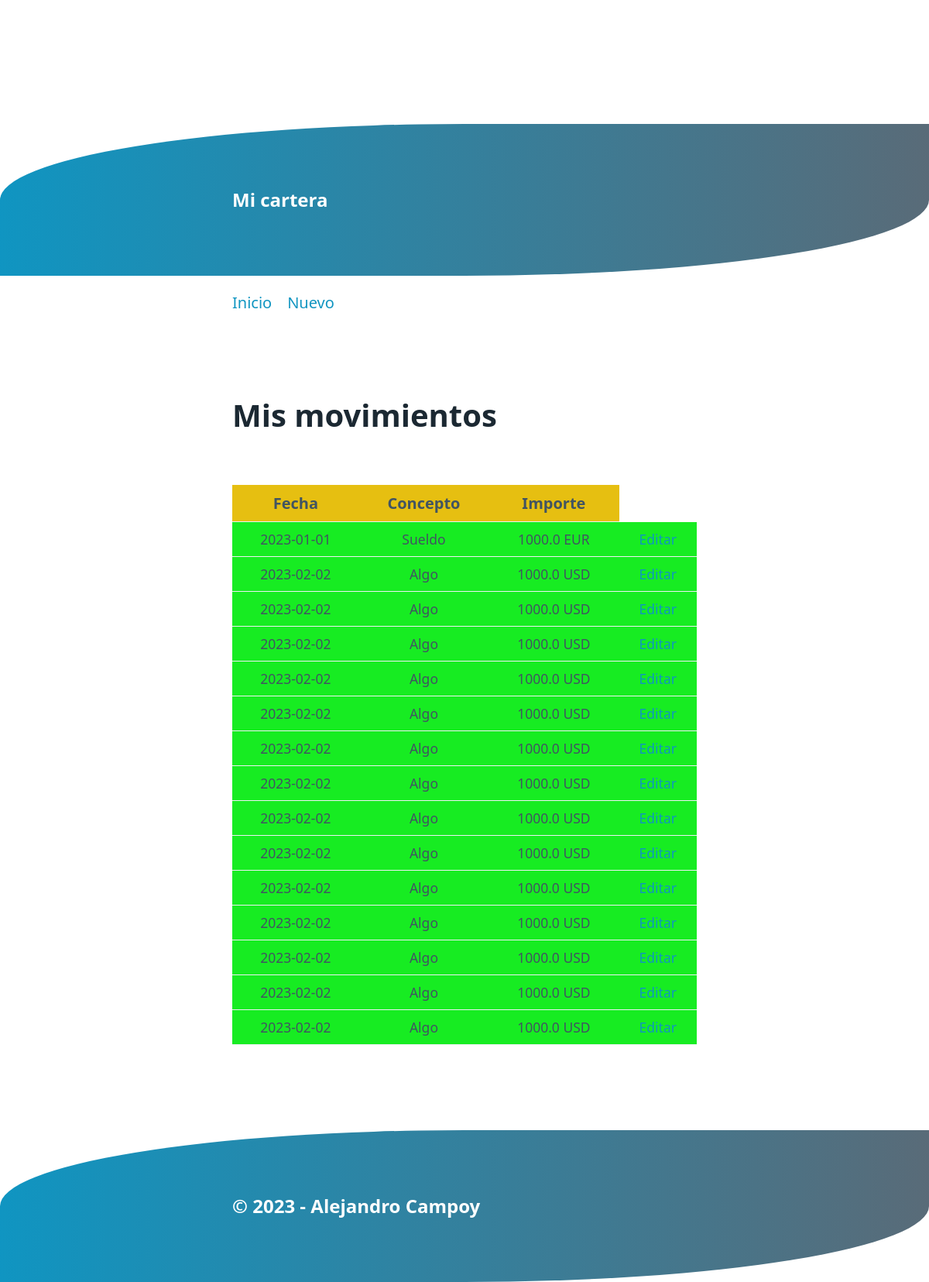
Before: / with the older database file.
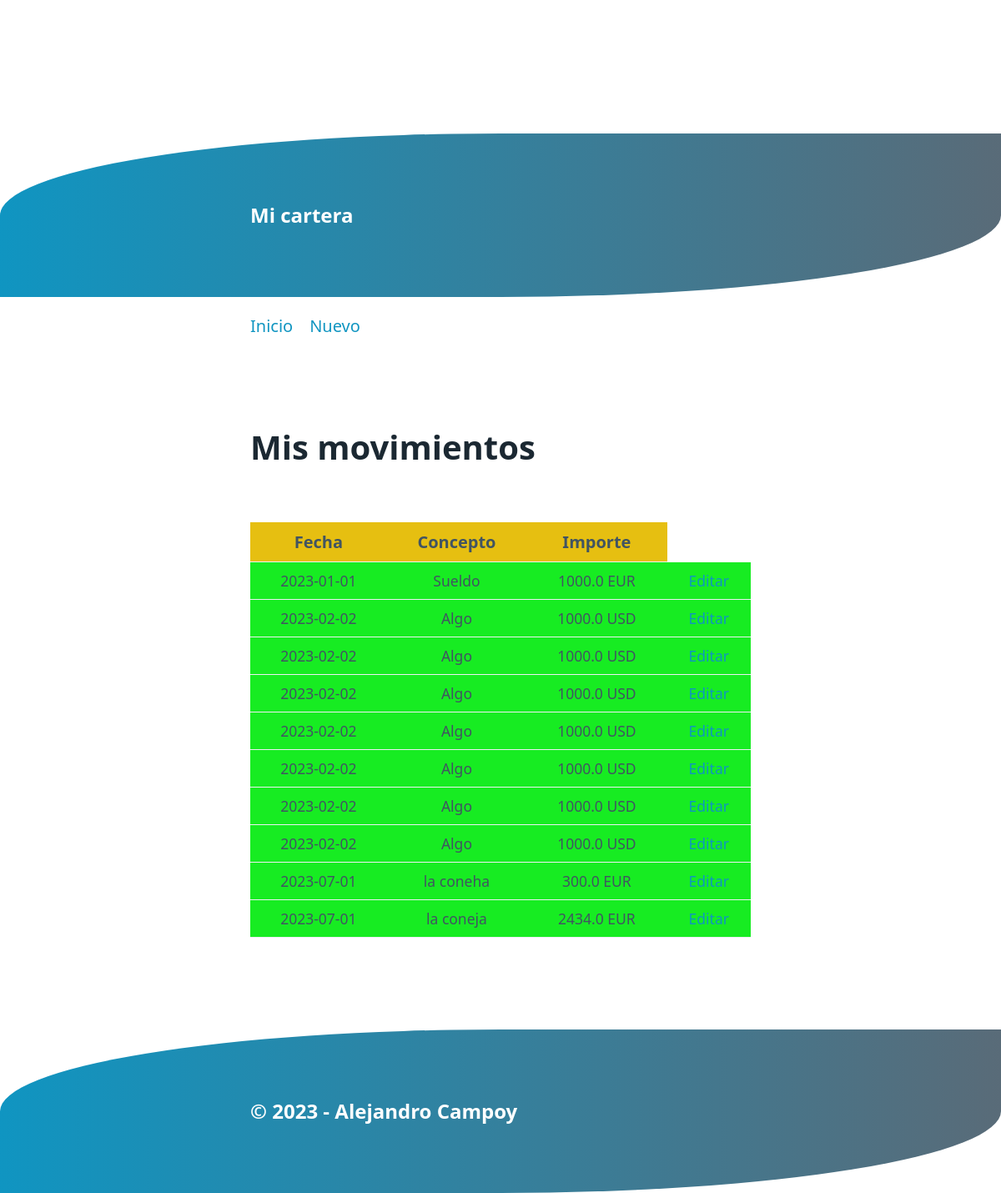
After: the same page with the newer database file.
### tables this page shows
CREATE TABLE "movements" (
	"id"	INTEGER UNIQUE,
	"date"	TEXT NOT NULL,
	"abstract"	INTEGER NOT NULL,
	"amount"	REAL NOT NULL,
	"currency"	TEXT NOT NULL,
	PRIMARY KEY("id" AUTOINCREMENT)
);

### mi_cartera/routes.py (the view)
@app.route("/")
def index():
    try:
        movements = dao.get_all()
        return render_template("index.html", the_movements=movements, title="Todos")
    except ValueError as e:
        flash("Su fichero de datos está corrupto")
        flash(str(e))
        return render_template("index.html", the_movements=[], title="Todos")

### mi_cartera/models.py (called while the page is built)
    @property
    def date(self):
        return self._date

    @date.setter
    def date(self, value):
        self._date = date.fromisoformat(value)
        if self._date > date.today():
            raise ValueError("date must be today or lower")

    @property
    def amount(self):
        return self._amount

    @amount.setter
    def amount(self, value):
        self._amount = float(value)
        if self._amount == 0:
            raise ValueError("amount must be positive or negative")

    @property
    def currency(self):
        return self._currency

    @currency.setter
    def currency(self, value):
        self._currency = value
        if self._currency not in CURRENCIES:
            raise ValueError(f"currency must be in {CURRENCIES}")

    def get_all(self):
        query = """
        SELECT date, abstract, amount, currency, id
            FROM movements;
        """#se puede poner un OORDER by el valor q quieras como date etc
        conn = sqlite3.connect(self.path)
        cur= conn.cursor()
        cur.execute(query)
        res = cur.fetchall()
        lista = []
        for reg in res:
            lista.append(Movement(*reg))
        conn.close()
        return lista

### mi_cartera/templates/index.html
{% extends "base.html" %}
{% block content%}
        <h1>Mis movimientos</h1>
        <table>
            <tr>
                <th>Fecha</th>
                <th>Concepto</th>
                <th>Importe</th>
            </tr>
            {% for movement in the_movements%}
            <tr>
                <td>{{ movement.date }}</td>
                <td>{{ movement.abstract }}</td>
                <td>{{ movement.amount }} {{ movement.currency }}</td>
                <td><a href="/update_movement/{{ movement.id }}">Editar</a></td>
            </tr>
            {% endfor %}
        </table>
{% endblock %}

### mi_cartera/templates/base.html (shortened to what this page needs)
<html lang="en">
    <head>
        <link rel="stylesheet" href="/static/pico.css">
        <link rel="stylesheet" href="/static/style.css">
        <main class="container"></main>
    </head>
<body>
    <header>
        <p class="container">Mi cartera</p>
    </header>
    <nav class="container">
        <ul>
            <li><a href="/">Inicio</a></li>
            <li><a href="/new_movement">Nuevo</a></li>
        </ul>
    </nav>
    <main class="container">
        {% block content %}{% endblock %}
    </main>
    <footer>
        <p class="container">&copy; 2023 - Alejandro Campoy</p>
    </footer>
</body>
</html>

### mi_cartera/static/style.css (style rules this page uses)
header, footer { background: linear-gradient(to right, var(--primary) 0%, var(--secondary) 100%); border-top-left-radius: 50%; border-bottom-right-radius: 50%; margin-left: auto; margin-right: auto; max-width: 1200px; }
body { margin-top: 0px; margin-bottom: 0px; }
header p, footer p { color: white; font-weight: bold; font-size: 1.2em; }
table { width: 100%; border-collapse: collapse; }
th, td { padding: 10px; text-align: center; }
th { background-color: #e6bf11; font-weight: bold; }
tr { background-color: #17ec22; }
.container { max-width: 600px; margin: 0 auto; }

Changed rows visible on the page:
removed movements: date "2023-02-02", abstract "Algo", amount "1000.0", currency "USD"
removed movements: date "2023-02-02", abstract "Algo", amount "1000.0", currency "USD"
removed movements: date "2023-02-02", abstract "Algo", amount "1000.0", currency "USD"
removed movements: date "2023-02-02", abstract "Algo", amount "1000.0", currency "USD"
removed movements: date "2023-02-02", abstract "Algo", amount "1000.0", currency "USD"
removed movements: date "2023-02-02", abstract "Algo", amount "1000.0", currency "USD"
removed movements: date "2023-02-02", abstract "Algo", amount "1000.0", currency "USD"
added movements: date "2023-07-01", abstract "la coneha", amount "300.0", currency "EUR"
added movements: date "2023-07-01", abstract "la coneja", amount "2434.0", currency "EUR"
